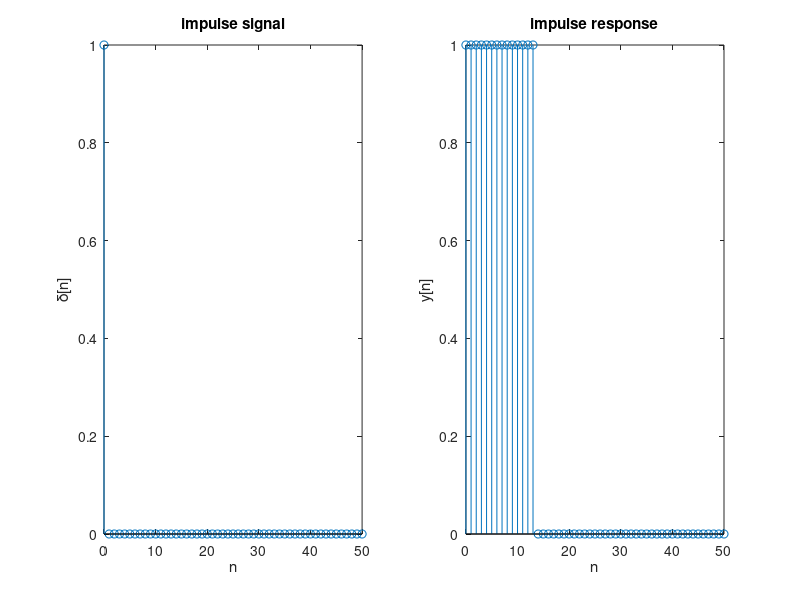

Recreate this plot in MATLAB.
% compute the impulse response for a causal lti system whose input x[n] and
% output y[n] are related by the difference euqtion 
clc;
clear all;
close all;

prompt1 = ('enter the denomitator coefficients');
a = input(prompt1);
prompt2 = ('enter the numerator coefficients');
b = input(prompt2);

n = (0:1:50);
impulse = n ==0;
for i = 1:length(n)
    if(i>0 && i<15)
        x(i) = 1;  %input signal u[n]-u[n-15]
    else
        x(i) = 0;
    end
end


subplot(1,2,1);
stem(n, impulse);
title('impulse signal');
xlabel('n');
ylabel('\delta[n]');
y = filter(b,a,x);
length(y)
length(n)
subplot(1,2,2);
stem(n,y);
title('impulse response');
xlabel('n');
ylabel('y[n]');

